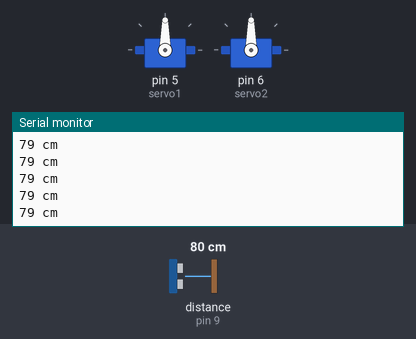
The sketch below on a simulated Arduino Uno, built with avr-gcc and run on an emulated ATmega328P. Parts: 2 × servo, the last lines printed to the serial monitor. Wiring (inferred from the names in the program): ultrasonic range finder: trigger pin 10; echo pin 9. Inputs (shaded band) come from the test bench; at power-on: distance to the obstacle (sensor on pin 9) 80 cm. The echo pulse lasts 58.3 µs per cm.

Above: at 1.2 s.
1.3 s: distance to the obstacle (sensor on pin 9) set to 196 cm
At 1.61 s:
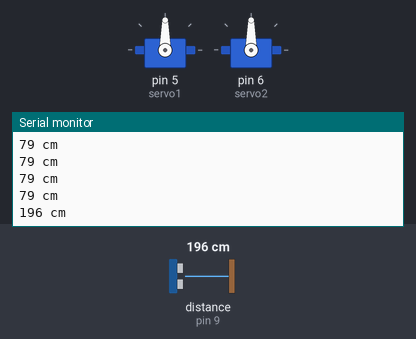
2.8 s: distance to the obstacle (sensor on pin 9) set to 202 cm
At 3.1 s:
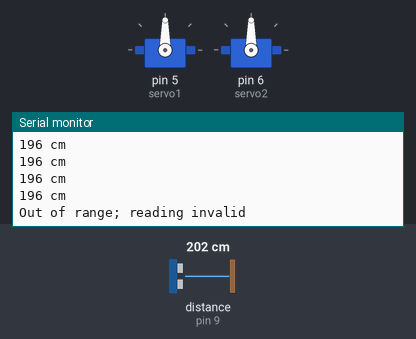

Measured:
- the behaviour switches between 199 and 200 cm on distance to the obstacle (sensor on pin 9) (found by bisection; images 1 and 2)
- after the input at 1.3 s, the serial monitor: prints a new line after 0.15 s (image 1)
- after the input at 2.8 s, the serial monitor: prints a new line after 0.14 s (image 2)

The sketch:

distance_+_2_sensors.ino
```cpp
/*
HC-SR04

Circuit:
  VCC to arduino 5v
  GND to arduino GND
  Echo to Arduino pin 9      //echo 11 trig 12  when not lilypd
  Trig to Arduino pin 10

Based on code from
http://www.instructables.com/id/Simple-Arduino-and-HC-SR04-Example/step3/Upload-the-sketch/
*/

const int trigPin = 10;

const int echoPin = 9;

#include <Servo.h>

Servo servo1; // Create a servo object

Servo servo2; // Create a servo object


void setup() {

  servo1.attach(5); // Attaches the servo on Pin 5 to the servo object

  servo2.attach(6); // Attaches the servo on Pin 5 to the servo object

  Serial.begin (9600);

  pinMode(trigPin, OUTPUT);    //sets up pin 10 for output   //

  pinMode(echoPin, INPUT);    //sets up 9 as input

}


void loop() {

//  servo1.write(10); // Rotate the servo 5
//
//  servo2.write(10); // Rotate the servo 6
//
//  delay(1000);
//
//   servo1.write(90); // Rotate the servo 5
//
//  servo2.write(90); // Rotate the servo 6
//
//
//  delay(1000);


long duration, distance;

  // Drive trigger pin LOW, HIGH, LOW to send the pulse
  digitalWrite(trigPin, LOW);
  delayMicroseconds(2); // low for 2 microseconds
  digitalWrite(trigPin, HIGH);
  delayMicroseconds(10); // high for 10 microseconds
  digitalWrite(trigPin, LOW);

  // the pulseIn command waits for a given pin to go HIGH, and then
  // reports how long it waited until that happened
  duration = pulseIn(echoPin, HIGH); // measure the time to the echo

  // Convert to centimeters
  distance = (duration/2) / 29.1;  // calculate the distance in cm

  // Discard readings that are too large or too small to be reasonable
  // It's pretty common for some sensors to give occasional bad readings
  // and a good program must take that into account
  if (distance >= 200 || distance <= 0){
    Serial.println("Out of range; reading invalid");
  } else {
    // anything left should be a valid distance
    Serial.print(distance);
    Serial.println(" cm");
  }

  delay(200);    // wait before doing it again


}
```
